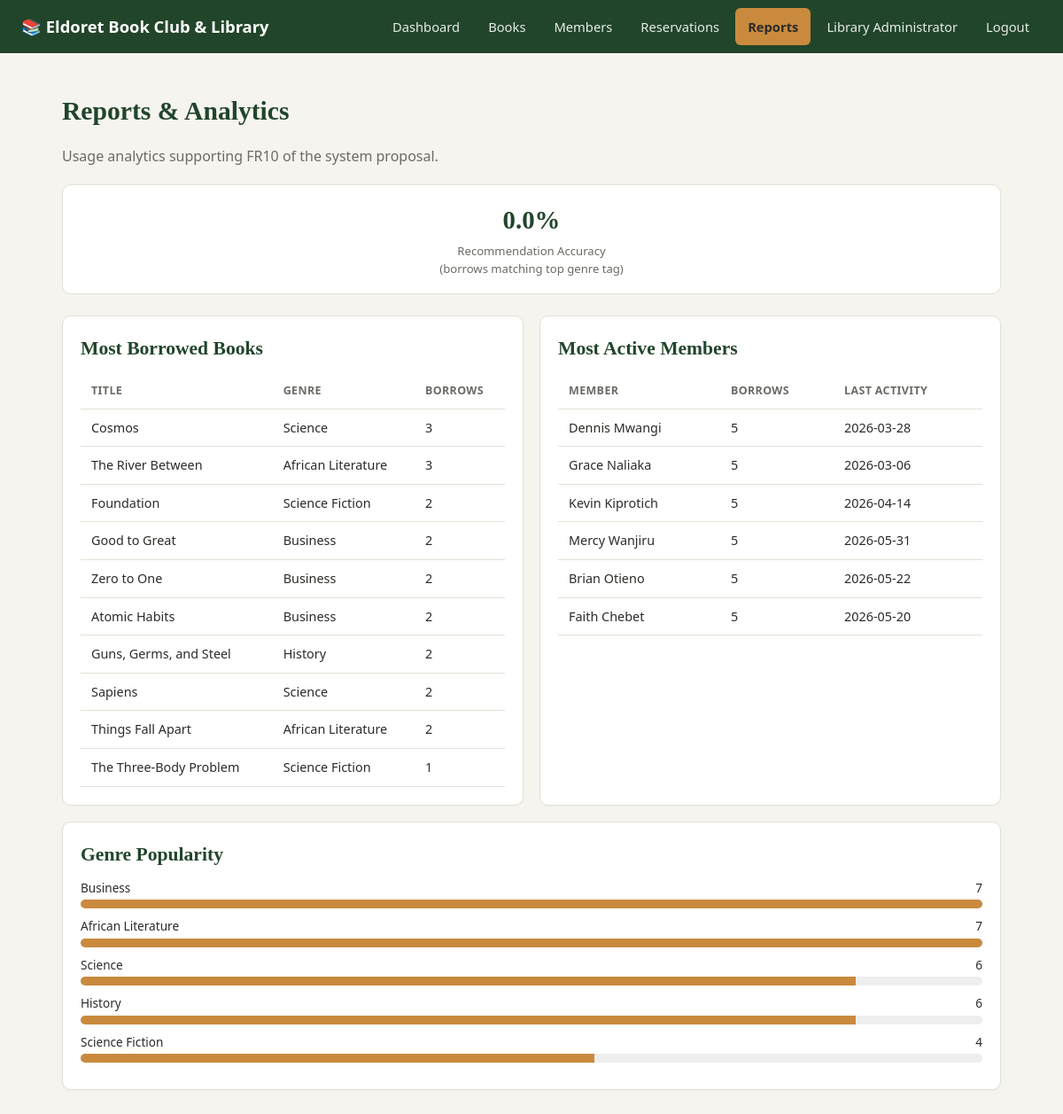
Page /admin/reports (signed in) on the committed database.
### tables this page shows
CREATE TABLE books (
    id INTEGER PRIMARY KEY AUTOINCREMENT,
    title TEXT NOT NULL,
    author TEXT NOT NULL,
    genre TEXT NOT NULL,
    subject TEXT,
    isbn TEXT,
    description TEXT,
    total_copies INTEGER NOT NULL DEFAULT 1,
    available_copies INTEGER NOT NULL DEFAULT 1,
    cover_color TEXT DEFAULT '#4a6fa5',
    added_at TEXT NOT NULL DEFAULT (datetime('now'))
);

CREATE TABLE members (
    id INTEGER PRIMARY KEY AUTOINCREMENT,
    full_name TEXT NOT NULL,
    email TEXT UNIQUE NOT NULL,
    password_hash TEXT NOT NULL,
    role TEXT NOT NULL DEFAULT 'member',   -- 'member' or 'admin'
    created_at TEXT NOT NULL DEFAULT (datetime('now'))
);

### app.py (the view)
@app.route("/admin/reports")
@admin_required
def admin_reports():
    db = get_db()
    most_borrowed = db.execute(
        """SELECT b.title, b.author, b.genre, COUNT(*) AS borrow_count
           FROM borrow_history bh JOIN books b ON b.id = bh.book_id
           GROUP BY bh.book_id ORDER BY borrow_count DESC LIMIT 10"""
    ).fetchall()
    active_members = db.execute(
        """SELECT m.full_name, m.email, COUNT(*) AS activity,
                  MAX(bh.borrow_date) AS last_activity
           FROM borrow_history bh JOIN members m ON m.id = bh.member_id
           GROUP BY bh.member_id ORDER BY activity DESC LIMIT 10"""
    ).fetchall()
    accuracy_rows = db.execute(
        """SELECT bh.member_id, b.genre, bh.borrow_date
           FROM borrow_history bh JOIN books b ON b.id = bh.book_id"""
    ).fetchall()
    hits, total = 0, 0
    member_top_genre_cache = {}
    for row in accuracy_rows:
        mid = row["member_id"]
        if mid not in member_top_genre_cache:
            tag = db.execute(
                "SELECT genre FROM preference_tags WHERE member_id=? ORDER BY weight DESC LIMIT 1",
                (mid,),
            ).fetchone()
            member_top_genre_cache[mid] = tag["genre"] if tag else None
        total += 1
        if member_top_genre_cache[mid] == row["genre"]:
            hits += 1
    accuracy_pct = round((hits / total) * 100, 1) if total else 0.0
    genre_popularity = db.execute(
        """SELECT b.genre, COUNT(*) AS borrow_count
           FROM borrow_history bh JOIN books b ON b.id = bh.book_id
           GROUP BY b.genre ORDER BY borrow_count DESC"""
    ).fetchall()
    return render_template(
        "admin_reports.html",
        most_borrowed=most_borrowed,
        active_members=active_members,
        accuracy_pct=accuracy_pct,
        genre_popularity=genre_popularity,
    )

### app.py (called while the page is built)
def get_db():
    if "db" not in g:
        g.db = sqlite3.connect(DB_PATH)
        g.db.row_factory = sqlite3.Row
        g.db.execute("PRAGMA foreign_keys = ON")
    return g.db

def admin_required(view):
    @wraps(view)
    def wrapped(*args, **kwargs):
        if not session.get("user_id"):
            flash("Please log in to continue.", "warning")
            return redirect(url_for("login"))
        if session.get("role") != "admin":
            abort(403)
        return view(*args, **kwargs)
    return wrapped

@app.context_processor
def inject_user():
    return {
        "current_user_name": session.get("full_name"),
        "current_user_role": session.get("role"),
    }

### templates/admin_reports.html (shortened to what this page needs)
{% extends "base.html" %}
{% block content %}
<h1>Reports &amp; Analytics</h1>
<p class="subtitle">Usage analytics supporting FR10 of the system proposal.</p>
<div class="stats-grid">
  <div class="stat-card">
    <div class="num">{{ accuracy_pct }}%</div>
    <div class="label">Recommendation Accuracy<br>(borrows matching top genre tag)</div>
  </div>
</div>
<div style="display:flex; gap:18px; flex-wrap:wrap;">
  <div class="card" style="flex:1; min-width:300px;">
    <h2 style="margin-top:0">Most Borrowed Books</h2>
    {% if most_borrowed %}
    <table>
      <thead><tr><th>Title</th><th>Genre</th><th>Borrows</th></tr></thead>
      <tbody>
        {% for b in most_borrowed %}
        <tr><td>{{ b.title }}</td><td>{{ b.genre }}</td><td>{{ b.borrow_count }}</td></tr>
        {% endfor %}
      </tbody>
    </table>
    {% else %}<p class="empty-state">No data yet.</p>{% endif %}
  </div>
  <div class="card" style="flex:1; min-width:300px;">
    <h2 style="margin-top:0">Most Active Members</h2>
    {% if active_members %}
    <table>
      <thead><tr><th>Member</th><th>Borrows</th><th>Last Activity</th></tr></thead>
      <tbody>
        {% for m in active_members %}
        <tr><td>{{ m.full_name }}</td><td>{{ m.activity }}</td><td>{{ m.last_activity }}</td></tr>
        {% endfor %}
      </tbody>
    </table>
    {% else %}<p class="empty-state">No data yet.</p>{% endif %}
  </div>
</div>
<div class="card">
  <h2 style="margin-top:0">Genre Popularity</h2>
  {% if genre_popularity %}
    {% set max_count = genre_popularity[0].borrow_count %}
    {% for g in genre_popularity %}
      <div style="margin-bottom:10px;">
        <div style="display:flex; justify-content:space-between; font-size:0.85rem; margin-bottom:3px;">
          <span>{{ g.genre }}</span><span>{{ g.borrow_count }}</span>
        </div>
        <div style="background:#eee; border-radius:6px; height:10px; overflow:hidden;">
          <div style="background:var(--accent); height:100%; width:{{ (g.borrow_count / max_count * 100)|round|int }}%;"></div>
        </div>
      </div>
    {% endfor %}
  {% else %}<p class="empty-state">No data yet.</p>{% endif %}
</div>
{% endblock %}

### static/css/style.css (style rules this page uses)
:root { --primary: #2e5e38; --primary-dark: #21452a; --accent: #c98a3e; --bg: #f6f4ef; --card-bg: #ffffff; --text: #2b2b28; --muted: #6b6a64; --border: #e3e0d6; --danger: #a13c3c; --success: #2e5e38; --warning: #c98a3e; --info: #3e6b8a; }
* { box-sizing: border-box; }
body { margin: 0; font-family: "Segoe UI", system-ui, -apple-system, sans-serif; background: var(--bg); color: var(--text); line-height: 1.5; }
h1, h2, h3 { font-family: Georgia, "Times New Roman", serif; color: #21452a; }
h1 { font-size: 1.85rem; margin-bottom: 6px; }
h2 { font-size: 1.35rem; margin: 28px 0 12px; }
.subtitle { color: var(--muted); margin-bottom: 20px; }
.card { background: var(--card-bg); border: 1px solid var(--border); border-radius: 10px; padding: 20px; margin-bottom: 18px; box-shadow: 0 1px 2px rgba(0,0,0,0.03); }
table { width: 100%; border-collapse: collapse; }
table th, table td { text-align: left; padding: 10px 12px; border-bottom: 1px solid var(--border); font-size: 0.9rem; }
table th { color: var(--muted); font-weight: 600; font-size: 0.78rem; text-transform: uppercase; letter-spacing: 0.03em; }
.stats-grid { display: grid; grid-template-columns: repeat(auto-fit, minmax(180px, 1fr)); gap: 14px; margin-bottom: 24px; }
.stat-card { background: var(--card-bg); border: 1px solid var(--border); border-radius: 10px; padding: 18px; text-align: center; }
.stat-card .num { font-size: 1.8rem; font-weight: 700; color: var(--primary-dark); font-family: Georgia, serif; }
.stat-card .label { color: var(--muted); font-size: 0.82rem; margin-top: 4px; }

### rows in the picture
books: title "Cosmos", genre "Science", borrow_count "3"
books: title "The River Between", genre "African Literature", borrow_count "3"
books: title "Foundation", genre "Science Fiction", borrow_count "2"
books: title "Good to Great", genre "Business", borrow_count "2"
books: title "Zero to One", genre "Business", borrow_count "2"
books: title "Atomic Habits", genre "Business", borrow_count "2"
books: title "Guns, Germs, and Steel", genre "History", borrow_count "2"
books: title "Sapiens", genre "Science", borrow_count "2"
books: title "Things Fall Apart", genre "African Literature", borrow_count "2"
books: title "The Three-Body Problem", genre "Science Fiction", borrow_count "1"
members: full_name "Dennis Mwangi", activity "5", last_activity "2026-03-28"
members: full_name "Grace Naliaka", activity "5", last_activity "2026-03-06"
members: full_name "Kevin Kiprotich", activity "5", last_activity "2026-04-14"
members: full_name "Mercy Wanjiru", activity "5", last_activity "2026-05-31"
members: full_name "Brian Otieno", activity "5", last_activity "2026-05-22"
members: full_name "Faith Chebet", activity "5", last_activity "2026-05-20"
books: genre "Science", borrow_count "6", {{ (g.borrow_count / max_count * 100)|round|int }} 86 (drawn)

### other values in the picture
{{ current_user_name }} "Library Administrator"
{{ accuracy_pct }} "0.0"
{{ g.genre }} "Business" "African Literature" "History" "Science Fiction"
{{ g.borrow_count }} "7" "7" "6" "4"
